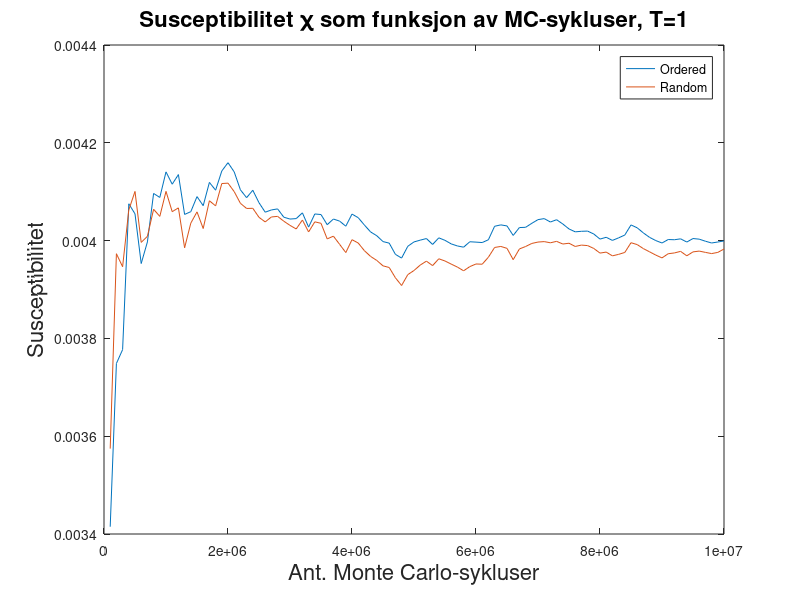
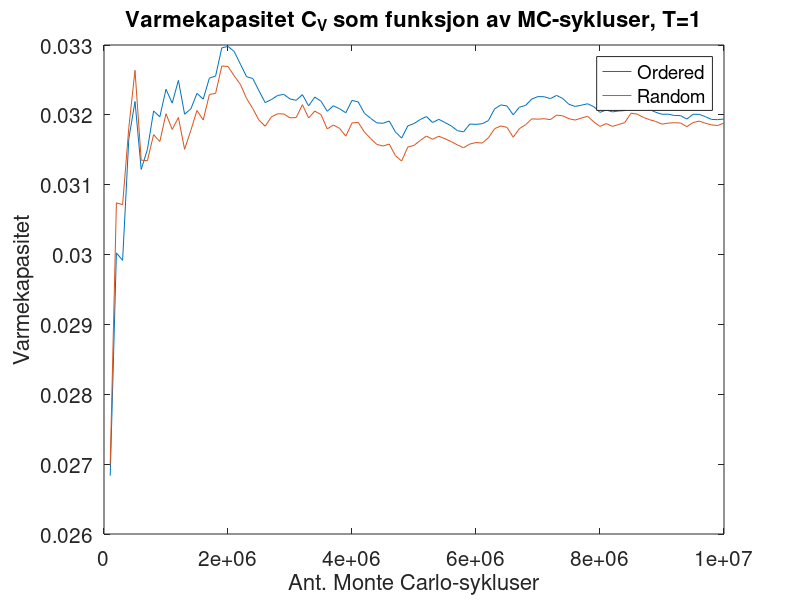
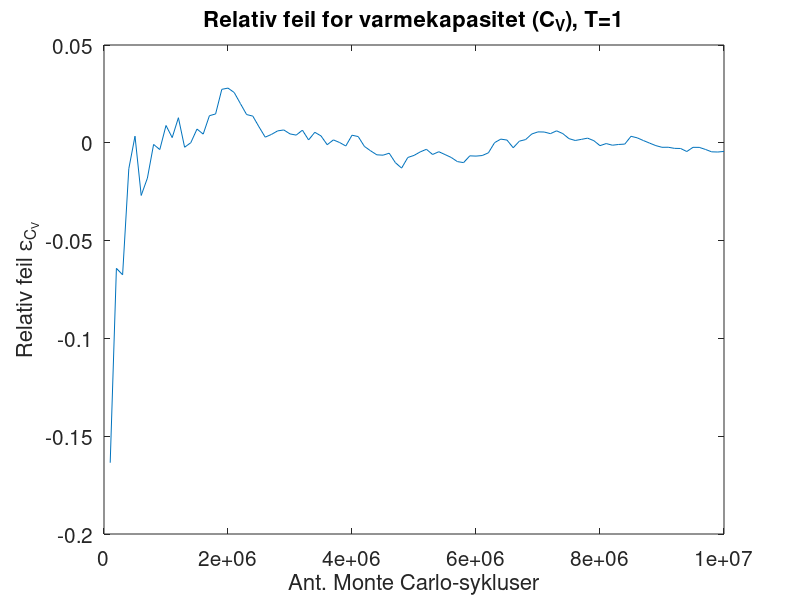
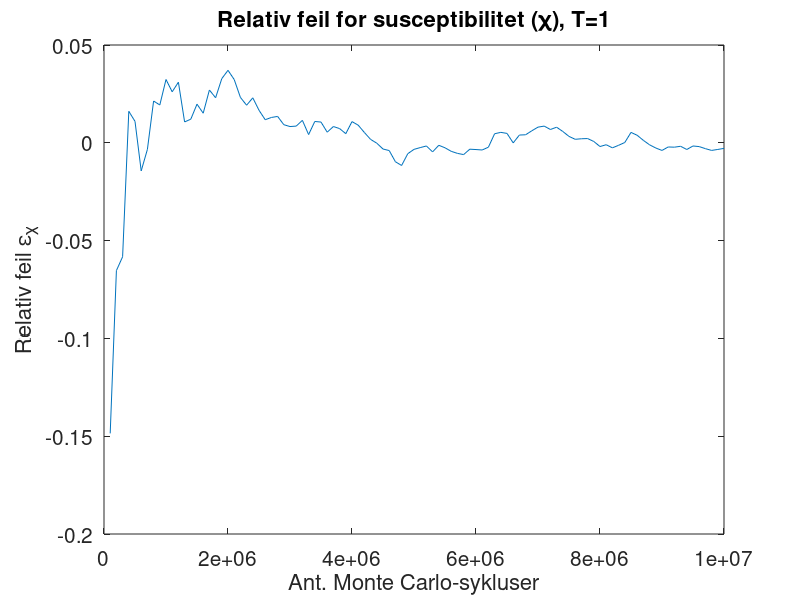

Recreate these plots in MATLAB, in order.
% Comparing numerical and analytical T = 1

MC = [100000, 200000, 300000, 400000, 500000, 600000, 700000, 800000, 900000, 1e+06, 1.1e+06, 1.2e+06, 1.3e+06, 1.4e+06, 1.5e+06, 1.6e+06, 1.7e+06, 1.8e+06, 1.9e+06, 2e+06, 2.1e+06, 2.2e+06, 2.3e+06, 2.4e+06, 2.5e+06, 2.6e+06, 2.7e+06, 2.8e+06, 2.9e+06, 3e+06, 3.1e+06, 3.2e+06, 3.3e+06, 3.4e+06, 3.5e+06, 3.6e+06, 3.7e+06, 3.8e+06, 3.9e+06, 4e+06, 4.1e+06, 4.2e+06, 4.3e+06, 4.4e+06, 4.5e+06, 4.6e+06, 4.7e+06, 4.8e+06, 4.9e+06, 5e+06, 5.1e+06, 5.2e+06, 5.3e+06, 5.4e+06, 5.5e+06, 5.6e+06, 5.7e+06, 5.8e+06, 5.9e+06, 6e+06, 6.1e+06, 6.2e+06, 6.3e+06, 6.4e+06, 6.5e+06, 6.6e+06, 6.7e+06, 6.8e+06, 6.9e+06, 7e+06, 7.1e+06, 7.2e+06, 7.3e+06, 7.4e+06, 7.5e+06, 7.6e+06, 7.7e+06, 7.8e+06, 7.9e+06, 8e+06, 8.1e+06, 8.2e+06, 8.3e+06, 8.4e+06, 8.5e+06, 8.6e+06, 8.7e+06, 8.8e+06, 8.9e+06, 9e+06, 9.1e+06, 9.2e+06, 9.3e+06, 9.4e+06, 9.5e+06, 9.6e+06, 9.7e+06, 9.8e+06, 9.9e+06, 1e+07, ];
e_var = [0.0268348, 0.0300234, 0.0299172, 0.0316571, 0.032191, 0.0312188, 0.0315034, 0.0320555, 0.0319714, 0.0323663, 0.0321678, 0.0324937, 0.0320096, 0.032084, 0.0323078, 0.0322248, 0.0325265, 0.0325557, 0.0329592, 0.0329797, 0.0329073, 0.0327255, 0.0325457, 0.0325203, 0.032344, 0.032175, 0.0322193, 0.0322775, 0.0322932, 0.0322282, 0.0322084, 0.0322896, 0.0321292, 0.0322547, 0.0321955, 0.0320511, 0.0321298, 0.032087, 0.03203, 0.0322069, 0.0321848, 0.0320233, 0.0319508, 0.0318853, 0.0318793, 0.0319117, 0.0317563, 0.0316671, 0.0318417, 0.0318754, 0.0319329, 0.0319758, 0.0318909, 0.031936, 0.0318896, 0.0318421, 0.0317738, 0.0317574, 0.0318685, 0.0318643, 0.0318733, 0.031918, 0.0320852, 0.0321427, 0.0321272, 0.0320012, 0.0321096, 0.0321352, 0.032227, 0.0322615, 0.0322592, 0.0322326, 0.0322787, 0.0322332, 0.0321506, 0.0321205, 0.0321388, 0.0321587, 0.0321175, 0.0320356, 0.0320698, 0.0320429, 0.032055, 0.0320612, 0.0321891, 0.0321639, 0.0321192, 0.0320772, 0.0320363, 0.0320086, 0.0320096, 0.0319914, 0.0319891, 0.0319394, 0.0320081, 0.0320074, 0.0319738, 0.0319344, 0.0319312, 0.0319408, ];
m_var = [0.00341489, 0.00374872, 0.00377703, 0.0040753, 0.00405472, 0.00395312, 0.00399726, 0.00409643, 0.00408827, 0.00414053, 0.00411534, 0.00413501, 0.00405353, 0.00405917, 0.00408996, 0.00407143, 0.004119, 0.00410311, 0.00414239, 0.00415935, 0.0041405, 0.00410387, 0.0040878, 0.00410298, 0.00407745, 0.0040581, 0.0040627, 0.00406483, 0.00404788, 0.00404406, 0.00404499, 0.00405676, 0.00402763, 0.00405447, 0.00405329, 0.00403251, 0.00404411, 0.00403988, 0.00402947, 0.00405422, 0.00404688, 0.00403185, 0.00401772, 0.00400992, 0.003998, 0.00399485, 0.0039719, 0.00396425, 0.00398843, 0.00399729, 0.00400091, 0.00400421, 0.00399215, 0.00400564, 0.00400052, 0.00399327, 0.00398907, 0.00398656, 0.00399764, 0.0039969, 0.00399601, 0.00400175, 0.0040293, 0.00403215, 0.00403001, 0.00401057, 0.00402667, 0.00402719, 0.00403536, 0.00404287, 0.00404498, 0.00403802, 0.00404272, 0.00403396, 0.00402385, 0.00401793, 0.00401903, 0.00401946, 0.00401344, 0.0040031, 0.00400678, 0.00400041, 0.00400561, 0.0040114, 0.00403206, 0.00402615, 0.00401568, 0.00400658, 0.00400004, 0.00399509, 0.0040022, 0.00400177, 0.00400361, 0.00399703, 0.00400422, 0.00400296, 0.00399875, 0.00399513, 0.00399712, 0.00399928, ];
mean_mag = [0.99887, 0.998748, 0.998745, 0.998659, 0.998651, 0.998688, 0.998675, 0.998647, 0.99865, 0.998633, 0.998641, 0.998631, 0.998655, 0.998653, 0.998643, 0.998648, 0.998633, 0.998635, 0.99862, 0.998617, 0.998622, 0.998632, 0.998638, 0.998636, 0.998644, 0.998651, 0.998649, 0.998648, 0.99865, 0.998652, 0.998652, 0.998649, 0.998657, 0.99865, 0.998651, 0.998658, 0.998654, 0.998656, 0.998659, 0.998651, 0.998652, 0.998658, 0.998662, 0.998665, 0.998667, 0.998667, 0.998674, 0.998677, 0.998669, 0.998667, 0.998665, 0.998664, 0.998668, 0.998665, 0.998666, 0.998669, 0.998671, 0.998671, 0.998667, 0.998668, 0.998667, 0.998666, 0.998657, 0.998656, 0.998656, 0.998662, 0.998657, 0.998657, 0.998653, 0.998652, 0.998651, 0.998653, 0.998651, 0.998654, 0.998657, 0.998659, 0.998658, 0.998658, 0.998659, 0.998663, 0.998662, 0.998663, 0.998662, 0.998661, 0.998655, 0.998656, 0.998659, 0.998661, 0.998663, 0.998665, 0.998664, 0.998664, 0.998664, 0.998666, 0.998663, 0.998663, 0.998665, 0.998666, 0.998666, 0.998665, ];
time_used = [0.069621, 0.142336, 0.212596, 0.279609, 0.344169, 0.408298, 0.475745, 0.543918, 0.610429, 0.681202, 0.751358, 0.818808, 0.884417, 0.950249, 1.02004, 1.08954, 1.15995, 1.22675, 1.292, 1.35673, 1.42203, 1.48812, 1.55105, 1.61881, 1.68611, 1.75195, 1.82125, 1.88994, 1.95276, 2.01558, 2.08469, 2.1507, 2.21825, 2.28325, 2.34694, 2.41518, 2.47793, 2.54052, 2.60354, 2.66866, 2.73471, 2.80048, 2.86346, 2.92628, 2.99034, 3.05613, 3.12526, 3.19075, 3.25879, 3.32755, 3.39093, 3.45398, 3.51994, 3.58589, 3.65181, 3.71667, 3.78542, 3.85575, 3.9191, 3.98724, 4.05332, 4.11869, 4.18467, 4.25214, 4.31813, 4.3842, 4.4501, 4.51793, 4.58333, 4.64889, 4.71429, 4.77868, 4.84725, 4.91264, 4.97531, 5.04298, 5.11347, 5.18032, 5.24646, 5.31348, 5.38291, 5.44883, 5.51455, 5.58262, 5.64867, 5.71615, 5.78546, 5.84828, 5.91732, 5.98653, 6.05971, 6.129, 6.1982, 6.26515, 6.33045, 6.39907, 6.46664, 6.53297, 6.59978, 6.67068, ];
accepted_states = [0.00682, 0.00434, 0.00260667, 0.00224, 0.001796, 0.0011, 0.00122, 0.0010725, 0.000875556, 0.00089, 0.000687273, 0.000731667, 0.000518462, 0.000612857, 0.000574667, 0.00048375, 0.000557647, 0.000448889, 0.000507368, 0.000408, 0.000358095, 0.000348182, 0.000309565, 0.000326667, 0.0002856, 0.000286923, 0.000312593, 0.000301429, 0.000281379, 0.000256667, 0.000263871, 0.000285, 0.00019697, 0.000260588, 0.000216, 0.000184444, 0.000231892, 0.000202105, 0.000190769, 0.0002425, 0.000197561, 0.00015619, 0.000165581, 0.000167273, 0.000180889, 0.000172174, 0.000137021, 0.0001425, 0.000195918, 0.0001728, 0.000169412, 0.000166538, 0.000133585, 0.000155185, 0.000135636, 0.000132857, 0.000127018, 0.00012931, 0.000149831, 0.000136, 0.00013541, 0.000147097, 0.000167937, 0.000136562, 0.000121538, 8.72727e-05, 0.000145672, 0.000125, 0.000138551, 0.000121429, 0.00011831, 0.000105556, 0.000121096, 0.000106216, 9.78667e-05, 9.73684e-05, 0.000107792, 0.000106154, 8.91139e-05, 8.35e-05, 0.000105679, 8.92683e-05, 0.000100482, 0.000100238, 0.000125176, 8.7907e-05, 8.16092e-05, 8.40909e-05, 8.29213e-05, 7.88889e-05, 9.45055e-05, 8.56522e-05, 8.47312e-05, 7.3617e-05, 9.72632e-05, 8.64583e-05, 7.4433e-05, 7.36735e-05, 7.93939e-05, 8.64e-05, ];
probability = [-8, -8, -8, -8, -8, -8, -8, -8, -8, -8, -8, -8, -8, -8, -8, -8, -8, -8, -8, -8, -8, -8, -8, -8, -8, -8, -8, -8, -8, -8, -8, -8, -8, -8, -8, -8, -8, -8, -8, -8, -8, -8, -8, -8, -8, -8, -8, -8, -8, -8, -8, -8, -8, -8, -8, -8, -8, -8, -8, -8, -8, -8, -8, -8, -8, -8, -8, -8, -8, -8, -8, -8, -8, -8, -8, -8, -8, -8, -8, -8, -8, -8, -8, -8, -8, -8, -8, -8, -8, -8, -8, -8, -8, -8, -8, -8, -8, -8, -8, -8, ];
avg_energy = [-7.98656, -7.98496, -7.98501, -7.98414, -7.98387, -7.98436, -7.98422, -7.98394, -7.98398, -7.98378, -7.98388, -7.98372, -7.98396, -7.98393, -7.98381, -7.98386, -7.9837, -7.98369, -7.98349, -7.98348, -7.98351, -7.9836, -7.98369, -7.98371, -7.9838, -7.98388, -7.98386, -7.98383, -7.98382, -7.98385, -7.98386, -7.98382, -7.9839, -7.98384, -7.98387, -7.98394, -7.9839, -7.98392, -7.98395, -7.98386, -7.98388, -7.98396, -7.98399, -7.98403, -7.98403, -7.98401, -7.98409, -7.98414, -7.98405, -7.98403, -7.984, -7.98398, -7.98402, -7.984, -7.98402, -7.98405, -7.98408, -7.98409, -7.98403, -7.98404, -7.98403, -7.98401, -7.98393, -7.9839, -7.9839, -7.98397, -7.98391, -7.9839, -7.98385, -7.98384, -7.98384, -7.98385, -7.98383, -7.98385, -7.98389, -7.98391, -7.9839, -7.98389, -7.98391, -7.98395, -7.98393, -7.98395, -7.98394, -7.98394, -7.98387, -7.98389, -7.98391, -7.98393, -7.98395, -7.98396, -7.98396, -7.98397, -7.98397, -7.984, -7.98396, -7.98396, -7.98398, -7.984, -7.984, -7.984, ];

ran_e_var = [0.0269943, 0.0307407, 0.0307141, 0.0318165, 0.0326372, 0.0313517, 0.0313441, 0.0317169, 0.0316173, 0.0320157, 0.0317911, 0.0319626, 0.0315069, 0.0317766, 0.0320635, 0.031926, 0.0322922, 0.0323078, 0.0326992, 0.0326929, 0.0325582, 0.0324358, 0.0322339, 0.0320887, 0.0319233, 0.0318379, 0.0319714, 0.0320157, 0.0320129, 0.0319572, 0.0319617, 0.0321452, 0.0319553, 0.0320532, 0.0320043, 0.0317988, 0.0318542, 0.031806, 0.0316949, 0.0318842, 0.0318932, 0.0317539, 0.0316617, 0.0315774, 0.0315535, 0.0315826, 0.0314172, 0.0313384, 0.0315392, 0.0315631, 0.0316329, 0.031697, 0.0316504, 0.031694, 0.0316579, 0.0316173, 0.0315698, 0.0315294, 0.0315822, 0.031604, 0.0315964, 0.0316713, 0.031802, 0.0318414, 0.0318208, 0.0316801, 0.0318028, 0.0318587, 0.0319429, 0.0319383, 0.031945, 0.0319316, 0.0319971, 0.0319855, 0.0319445, 0.0319255, 0.0319546, 0.0319789, 0.0318997, 0.0318344, 0.031875, 0.031835, 0.0318611, 0.0318905, 0.0320241, 0.0320101, 0.0319635, 0.0319306, 0.0319056, 0.031867, 0.0318817, 0.0318875, 0.0318829, 0.0318309, 0.031889, 0.0319111, 0.0318802, 0.0318563, 0.0318475, 0.0318834, ];
ran_m_var = [0.00357462, 0.00397319, 0.00394657, 0.00406279, 0.00410054, 0.00399635, 0.00400871, 0.00406406, 0.00404953, 0.00410068, 0.00405917, 0.00406692, 0.00398531, 0.00403571, 0.00405874, 0.00402471, 0.00408147, 0.004071, 0.0041167, 0.00411749, 0.00410017, 0.00407626, 0.00406573, 0.00406606, 0.00404759, 0.00403821, 0.00404834, 0.00404956, 0.00403968, 0.00403115, 0.0040238, 0.00404213, 0.00401769, 0.00403837, 0.00403537, 0.00400346, 0.00400909, 0.00399239, 0.00397554, 0.00400188, 0.00399509, 0.00397938, 0.00396765, 0.00395939, 0.00394839, 0.00394501, 0.00392398, 0.00390817, 0.00393043, 0.00393887, 0.0039499, 0.003958, 0.00394888, 0.00396281, 0.00395829, 0.00395196, 0.00394586, 0.00393825, 0.00394678, 0.0039522, 0.00395173, 0.00396606, 0.00398595, 0.00398808, 0.00398416, 0.00396103, 0.00398294, 0.00398792, 0.00399419, 0.00399703, 0.00399795, 0.00399553, 0.00399848, 0.00399301, 0.00399462, 0.00398803, 0.00399081, 0.00398981, 0.00398393, 0.00397445, 0.00397651, 0.00396881, 0.00397186, 0.00397579, 0.00399569, 0.00399183, 0.00398359, 0.00397701, 0.00397035, 0.00396462, 0.00397316, 0.00397478, 0.00397798, 0.00396891, 0.00397693, 0.00397855, 0.00397592, 0.00397345, 0.00397587, 0.00398282, ];
ran_mean_mag = [0.99884, 0.998695, 0.9987, 0.998657, 0.998634, 0.998678, 0.998676, 0.998659, 0.998664, 0.998647, 0.998659, 0.998654, 0.998677, 0.998663, 0.998653, 0.998662, 0.998644, 0.998646, 0.99863, 0.99863, 0.998636, 0.998642, 0.998648, 0.998651, 0.998658, 0.998661, 0.998657, 0.998656, 0.998657, 0.99866, 0.998661, 0.998654, 0.998662, 0.998657, 0.998658, 0.998668, 0.998666, 0.998669, 0.998675, 0.998666, 0.998667, 0.998673, 0.998677, 0.99868, 0.998682, 0.998682, 0.998689, 0.998693, 0.998685, 0.998683, 0.99868, 0.998677, 0.99868, 0.998677, 0.998678, 0.99868, 0.998682, 0.998684, 0.998682, 0.998681, 0.998681, 0.998677, 0.998671, 0.99867, 0.998671, 0.998677, 0.998671, 0.998669, 0.998666, 0.998666, 0.998666, 0.998666, 0.998665, 0.998666, 0.998666, 0.998668, 0.998667, 0.998666, 0.998669, 0.998672, 0.998671, 0.998673, 0.998672, 0.998671, 0.998664, 0.998665, 0.998668, 0.99867, 0.998671, 0.998673, 0.998671, 0.998671, 0.99867, 0.998673, 0.99867, 0.99867, 0.998671, 0.998672, 0.998671, 0.99867, ];
ran_accepted_states = [0.00681, 0.00434, 0.00260667, 0.00224, 0.001796, 0.0011, 0.00122, 0.0010725, 0.000875556, 0.00089, 0.000687273, 0.000731667, 0.000518462, 0.000612857, 0.000574667, 0.00048375, 0.000557647, 0.000448889, 0.000507368, 0.000408, 0.000358095, 0.000348182, 0.000309565, 0.000326667, 0.0002856, 0.000286923, 0.000312593, 0.000301429, 0.000281379, 0.000256667, 0.000263871, 0.000285, 0.00019697, 0.000260588, 0.000216, 0.000184444, 0.000231892, 0.000202105, 0.000190769, 0.0002425, 0.000197561, 0.00015619, 0.000165581, 0.000167273, 0.000180889, 0.000172174, 0.000137021, 0.0001425, 0.000195918, 0.0001728, 0.000169412, 0.000166538, 0.000133585, 0.000155185, 0.000135636, 0.000132857, 0.000127018, 0.00012931, 0.000149831, 0.000136, 0.00013541, 0.000147097, 0.000167937, 0.000136562, 0.000121538, 8.72727e-05, 0.000145672, 0.000125, 0.000138551, 0.000121429, 0.00011831, 0.000105556, 0.000121096, 0.000106216, 9.78667e-05, 9.73684e-05, 0.000107792, 0.000106154, 8.91139e-05, 8.35e-05, 0.000105679, 8.92683e-05, 0.000100482, 0.000100238, 0.000125176, 8.7907e-05, 8.16092e-05, 8.40909e-05, 8.29213e-05, 7.88889e-05, 9.45055e-05, 8.56522e-05, 8.47312e-05, 7.3617e-05, 9.72632e-05, 8.64583e-05, 7.4433e-05, 7.36735e-05, 7.93939e-05, 8.64e-05, ];
ran_probability = [0, -8, -8, -8, -8, -8, -8, -8, -8, -8, -8, -8, -8, -8, -8, -8, -8, -8, -8, -8, -8, -8, -8, -8, -8, -8, -8, -8, -8, -8, -8, -8, -8, -8, -8, -8, -8, -8, -8, -8, -8, -8, -8, -8, -8, -8, -8, -8, -8, -8, -8, -8, -8, -8, -8, -8, -8, -8, -8, -8, -8, -8, -8, -8, -8, -8, -8, -8, -8, -8, -8, -8, -8, -8, -8, -8, -8, -8, -8, -8, -8, -8, -8, -8, -8, -8, -8, -8, -8, -8, -8, -8, -8, -8, -8, -8, -8, -8, -8, -8, ];
ran_avg_energy = [-1.99662, -1.99615, -1.99615, -1.99602, -1.99591, -1.99607, -1.99607, -1.99603, -1.99604, -1.99599, -1.99602, -1.996, -1.99605, -1.99602, -1.99598, -1.996, -1.99596, -1.99595, -1.9959, -1.99591, -1.99592, -1.99594, -1.99596, -1.99598, -1.996, -1.99601, -1.996, -1.99599, -1.99599, -1.996, -1.996, -1.99597, -1.996, -1.99599, -1.99599, -1.99602, -1.99601, -1.99602, -1.99603, -1.99601, -1.99601, -1.99602, -1.99603, -1.99605, -1.99605, -1.99604, -1.99607, -1.99608, -1.99605, -1.99605, -1.99604, -1.99603, -1.99604, -1.99603, -1.99604, -1.99604, -1.99605, -1.99605, -1.99605, -1.99604, -1.99604, -1.99603, -1.99602, -1.99601, -1.99602, -1.99603, -1.99602, -1.99601, -1.996, -1.996, -1.996, -1.996, -1.99599, -1.99599, -1.996, -1.996, -1.996, -1.996, -1.99601, -1.99601, -1.99601, -1.99601, -1.99601, -1.99601, -1.99599, -1.99599, -1.996, -1.996, -1.996, -1.99601, -1.99601, -1.99601, -1.99601, -1.99601, -1.99601, -1.996, -1.99601, -1.99601, -1.99601, -1.99601, ];

sh = sinh(8);
ch = cosh(8);
energy_analytical = (-8*sh) / (ch + 3)
heat_capacity_analytical = 64*( ch / (ch + 3) - sh*sh / ( (ch + 3)^2) );
z = 4*ch + 12;
susceptibility_analytical = (1/(z)*( 32*exp(8) + 32 ) - ((1/(z^2))*( 8*exp(8)+16 )^2)) /4
mean_mag_analytical = (( (1/(4*ch + 12)) * ( 8*exp(8) + 16 ) )^2) /16

diff_e = (e_var*4 - heat_capacity_analytical)./heat_capacity_analytical;
diff_m = (m_var - susceptibility_analytical)./susceptibility_analytical;
diff_energy = (avg_energy - energy_analytical)./energy_analytical
diff_meanmag = (mean_mag - mean_mag_analytical)/mean_mag_analytical;

std(e_var);
std(m_var);
std(mean_mag);
std(avg_energy);

%Plotting results
figure(1)
plot(MC, m_var, MC, ran_m_var)
legend('Ordered','Random')
title('Susceptibilitet \chi som funksjon av MC-sykluser, T=1','FontSize',16)
xlabel('Ant. Monte Carlo-sykluser','FontSize',16)
ylabel('Susceptibilitet','FontSize',16)
set(0,'DefaultAxesFontSize',15)


figure(2)
plot(MC, e_var, MC, ran_e_var)
legend('Ordered','Random')
title('Varmekapasitet C_V som funksjon av MC-sykluser, T=1','FontSize',16)
xlabel('Ant. Monte Carlo-sykluser','FontSize',16)
ylabel('Varmekapasitet','FontSize',16)

figure(3)
plot(MC,diff_e)
title('Relativ feil for varmekapasitet (C_V), T=1','FontSize',16)
xlabel('Ant. Monte Carlo-sykluser','FontSize',16)
ylabel('Relativ feil \epsilon_{C_V}','FontSize',16)

figure(4)
plot(MC,diff_m)
title('Relativ feil for susceptibilitet (\chi), T=1','FontSize',16)
xlabel('Ant. Monte Carlo-sykluser','FontSize',16)
ylabel('Relativ feil \epsilon_{\chi}','FontSize',16)

%figure(5)
%plot(MC,avg_energy, MC, ran_avg_energy)
%title('Gjennomsnittlig energi som funksjon av MC-sykluser, T=1','FontSize',16)
%xlabel('Ant. Monte Carlo-sykluser','FontSize',16)
%ylabel('\langle E \rangle','FontSize',16)

figure(6)
plot(MC,diff_energy)
title('Relativ feil for gjennomsnittlig energi, T=1','FontSize',16)
xlabel('Ant. Monte Carlo-sykluser','FontSize',16)
ylabel('\epsilon_{\langle E \rangle}','FontSize',16)

figure(7)
plot(MC,diff_meanmag)
title('Relativ feil for snittmagnetisering (\langle |M| \rangle), T=1','FontSize',16)
xlabel('Ant. Monte Carlo-sykluser','FontSize',16)
ylabel('Relativ feil \epsilon_{\langle |M| \rangle}','FontSize',16)
